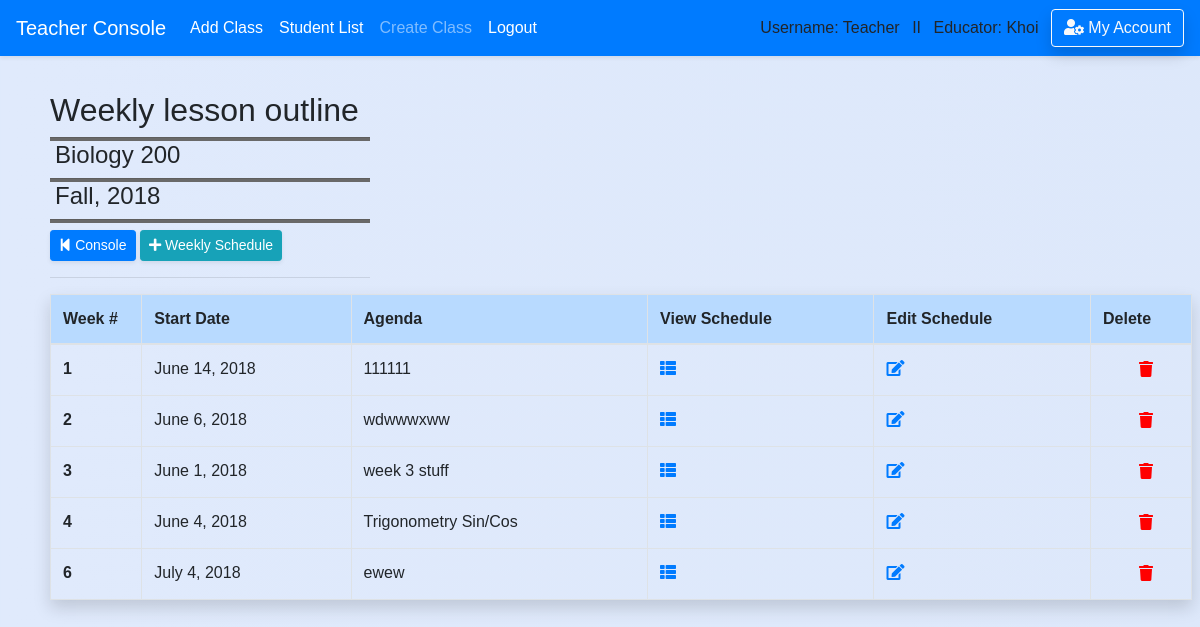
/teacher/lesson_plan/4/ (signed in), run on an earlier commit of the app's database.
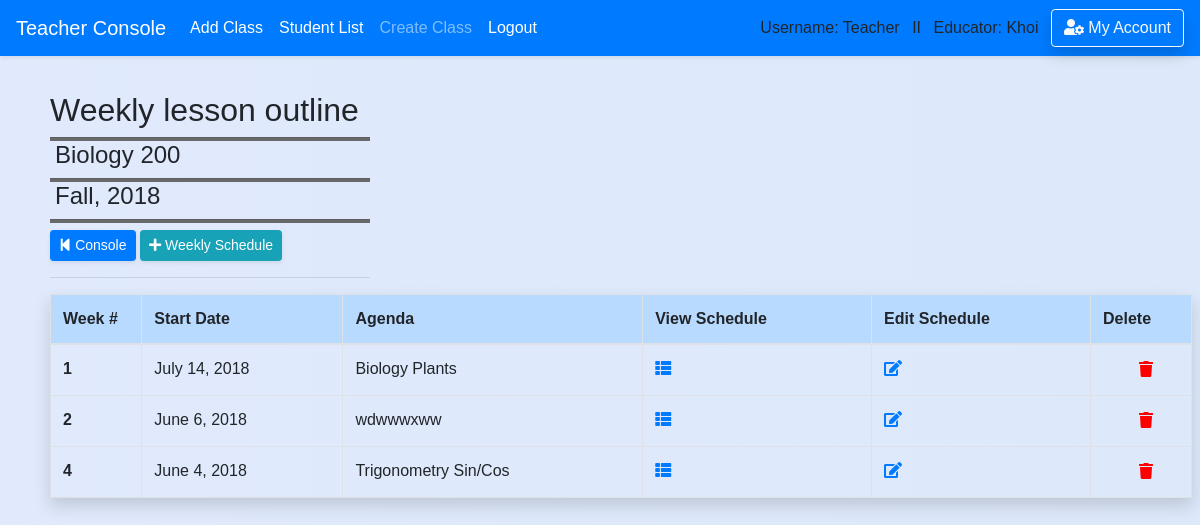
And on a later commit of the database.
### school_app/models.py (models this page shows, shortened)
class Course(models.Model):
    course_number = models.CharField(max_length=20,default='12345678')
    abbreviated_title = models.CharField(max_length=150,default='')
    course_title = models.CharField(max_length=250,default='') #,unique=True)
    maximum_credit = models.CharField(max_length=10,default='')
    semester = models.CharField(max_length=50,default='')
    year = models.CharField(max_length=4,default='')
    teacher_name = models.CharField(max_length=50,default='')
    description = models.CharField(max_length=450,default='')
    department = models.ForeignKey('Department',blank=True, null=True, on_delete = models.SET_NULL, related_name='belong_in_department')
    teacher = models.ForeignKey('Teacher',blank=True, null=True, on_delete = models.SET_NULL, related_name='course_by_teacher')
    create_date = models.DateField(auto_now_add=True , blank=True,null=True,)

class Lesson_plan(models.Model):
    course_title = models.CharField(max_length=50,default='')
    teacher_idx = models.CharField(max_length=10,default='')
    week_number = models.CharField(max_length=10,default='')
    agenda = models.CharField(max_length=450,default='Agenda Goes Here')
    monday_date = models.DateField(blank=True, null=True)
    tuesday_date = models.DateField(blank=True, null=True)
    wednesday_date = models.DateField(blank=True, null=True)
    thursday_date = models.DateField(blank=True, null=True)
    friday_date= models.DateField(blank=True, null=True)
    monday_plan = models.CharField(max_length=400,default='a')
    tuesday_plan= models.CharField(max_length=400,default='s')
    wednesday_plan= models.CharField(max_length=400,default='d')
    thursday_plan= models.CharField(max_length=400,default='f')
    friday_plan= models.CharField(max_length=400,default='g')
    weekend_plan = models.CharField(max_length=300,default='h')
    teacher = models.ForeignKey('Teacher',blank=True, null=True, on_delete = models.SET_NULL)
    course = models.ForeignKey('Course',blank=True, null=True, on_delete = models.SET_NULL)
    last_modifield = models.DateTimeField(auto_now=True, blank=True,null=True,)
    create_date = models.DateField(auto_now_add=True, blank=True,null=True,)

### school_app/views_logged.py (the view)
# urls.py: path('teacher/lesson_plan/<int:course_id>/',views_logged.lesson_plan, name='view_lesson_plan'),
@require_http_methods(["GET"])
def lesson_plan(request,course_id=None): #list all lesson plan created
    if is_login(request) == False:
        return redirect('/login')
    if is_login(request) == True:
        if request.user.profile.is_teacher == False:
            messages.warning(request, "You don't have Instructor's Privilege!")
            return redirect('/')
        course = Course.objects.filter(id=course_id).first()
        lesson_plan = Lesson_plan.objects.filter(course=course)
        return render(request,'teacher/lesson_plan/view_weekly_lesson_plan.html',
        {'course':course,'lesson_plan':lesson_plan})

### school_app/views_functions.py (called while the page is built)
def is_login(request):
    if not request.user.is_authenticated:
        messages.warning(request, "Please Login or Create an Account.")
        return False
    return True

### school_app/templates/teacher/lesson_plan/view_weekly_lesson_plan.html (shortened to what this page needs)
{% extends 'base.html' %}
{% block content %}
<div class='content'>
  <div class="container-fuild form-row" style='width:100%'>
    <div class="col-md-6">
        <div style="width: 320px">
        <h2>Weekly lesson outline</h2>
        <hr class='hr-line'/>
        <h4 style='padding-left: 5px'>{{ course.course_title }}</h4>
        <hr class='hr-line'/>
        <h4 style='padding-left: 5px'>{{ course.semester }}, {{ course.year }}</h4>
        <hr class='hr-line'/>
        <a href='{% url "teacher" %}' class="btn btn-sm btn-primary shadow-sm" ><i class="fas fa-step-backward"></i> Console</a></a>
        <a href='{% url "add_lesson_plan" course_id=course.id %}' class="btn btn-info btn-sm shadow-sm" role="button"><i class="fas fa-plus"></i> Weekly Schedule</a>
        <hr/>
    </div></div>
    <div class="col-md-5">
        {% if lesson_plan %}
    </div></div>
        <div class='mr-2'>
          <table class="table table-hover table-bordered  shadow">
            <thead class='table-primary'>
            <tr>
              <th scope="col"style="width: 8%">Week #</th>
              <th scope="col">Start Date</th>
              <th scope="col">Agenda</th>
              <th scope="col">View Schedule</th>
              <th scope="col">Edit Schedule</th>
              <th scope="col" style="width: 8%">Delete</th>
            </tr>
            </thead>
            <tbody>
        {% for lesson in lesson_plan %}
            <tr>
              <th scope="row">{{ lesson.week_number }}</th>
              <td>{{ lesson.monday_date }}</td>
              <td>{{ lesson.agenda}}</td>
              <td>
                <a href='{% url "weekly_lesson_plan" lesson_plan_id=lesson.id  %}'><i class="fas fa-th-list"></i></a>
              </td>
              <td>
                <a href='{% url "edit_lesson_plan" lesson_plan_id=lesson.id  %}'><i class="fas fa-edit"></i></a>
              </td>
              <td>
                <form action='/teacher/lesson_plan/delete_lesson_plan/' method='post'>{% csrf_token %}
                  <button type='submit' style='border:none;background:none;cursor: pointer;cursor: hand;'>
                    <i style='color:red' class="fas fa-trash test" data-toggle="popover" data-placement="top" data-trigger="hover" data-content="Alert!"></i>
                  </button>
                </form>
              </td>
            </tr>
        {% endfor %}
            </tbody>
          </table>
        </div>
        {% else %}
        <h4><div class="alert-inherit alert-info" role="alert"><i class="fas fa-exclamation"></i> Current Course have no lesson planned. </div></h4>
        {% endif %}
        <br><br>
</div>
{% endblock %}

### school_app/templates/base.html (shortened to what this page needs)
<!doctype html>
<html>
    <head>
{% load static %}
        <link rel="stylesheet" type="text/css" href="{% static 'school_app/style.css' %}" />
        <link rel="stylesheet" href="https://stackpath.bootstrapcdn.com/bootstrap/4.1.0/css/bootstrap.min.css">
        <link rel="stylesheet" href="https://use.fontawesome.com/releases/v5.0.13/css/all.css">
    </head>
{% if request.user.profile.is_teacher %}
  <body class='body-teacher'>
{% else %}
  <body>
{% endif %}<header>
<nav class="navbar navbar-expand-lg navbar-dark bg-primary shadow-sm">
    <a class="navbar-brand" href="/teacher">Teacher Console</a>
    <div class="navbar-collapse collapse show" id="navbarColor02" style="">
      <ul class="navbar-nav mr-auto">
        <li class="nav-item active">
          <a class="nav-link" href="/teacher/add_class">Add Class<span class="sr-only">(current)</span></a>
        </li>
        <li class="nav-item active">
          <a class="nav-link" href="/teacher/student_list">Student List<span class="sr-only">(current)</span></a>
        </li>
        <li class="nav-item">
          <a class="nav-link" href="/teacher/add_class">Create Class</a>
        </li>
        <li class="nav-item active">
          <a class="nav-link" href="{% url 'logout' %}">Logout</a>
        </li>
      </ul>
      {% if request.user.username %}
          Username: {{ request.user.username }} &ensp;II&ensp;
      {% endif %}
      {% if request.user.profile.is_teacher %}
          Educator: {{request.user.first_name}} &ensp;
      {% endif %}
      <a href='/account_management/' class='btn btn-outline-light shadow'>
         <i class="fas fa-user-cog"></i> My Account
      </a>
    </div>
  </nav>
    </header>
    {% block content %}
    {% endblock %}
</body>
</html>

### school_app/static/school_app/style.css (style rules this page uses)
.body-teacher { font-family:sans-serif; background: linear-gradient(to right, #e0eafc, #cfdef3); background-size: 600% 100%; }
.content { padding-top: 35px; padding-left:50px; }
.hr-line { height: 1px; background-color: dimgrey; padding: 1px; margin: 0px; }

### school_app/templates/base.html (style rules this page uses)
body { padding-top:0px }
form,h1,ul { padding-left: 30px; padding-right:20px; }

What changed in the data, as far as the page shows it:
removed Lesson_plan: week_number "3", monday_date "June 1, 2018", agenda "week 3 stuff"
removed Lesson_plan: week_number "6", monday_date "July 4, 2018", agenda "ewew"
changed Lesson_plan: monday_date "June 14, 2018" → "July 14, 2018"; agenda "111111" → "Biology Plants"
